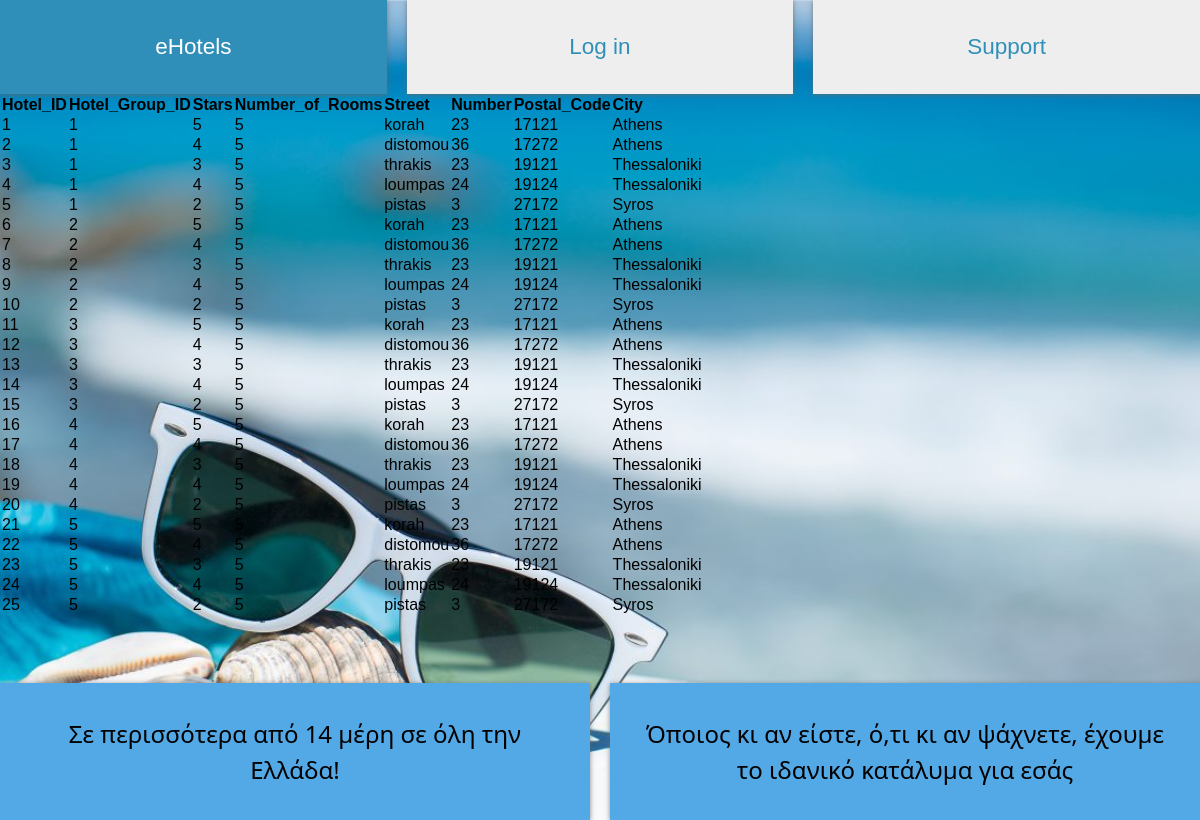
/Html,php/view_hotel2.php, run on the app's committed database.
### tables this page shows
CREATE TABLE `hotel` (
  `Hotel_id` int(11) NOT NULL,
  `Hotel_group_id` int(11) NOT NULL,
  `Stars` int(11) NOT NULL,
  `Number_of_rooms` int(11) NOT NULL,
  `Street` varchar(45) NOT NULL,
  `Number` int(11) NOT NULL,
  `City` varchar(45) NOT NULL,
  `Postal_code` int(11) NOT NULL
);

### Html,php/view_hotel2.php (the view, shortened to what this page needs)
<html lang="gre">
  <head>
    <?php include "cssCode.php" ?>
</head>
  <body>
    <div class="wrapper">
      <?php include "top_buttons.php"  ?>
<html>
<body>
<?php
$con = mysqli_connect("127.0.0.1","root","","test");
$result = mysqli_query($con,"SELECT * FROM hotel");
echo "<table align = 'center'>";
				echo "<tr>";
				echo "<td>";echo "<strong>";echo "Hotel_ID";echo "</strong>";echo "</td>";echo"</td>";
				echo "<td>";echo "<strong>";echo "Hotel_Group_ID";echo "</strong>";echo "</td>";echo"</td>";
				echo "<td>";echo "<strong>";echo "Stars";echo "</strong>";echo "</td>"; echo"</td>";
				echo "<td>";echo "<strong>";echo "Number_of_Rooms";echo "</strong>";echo "</td>";echo"</td>";
				echo "<td>";echo "<strong>";echo "Street";echo "</strong>";echo "</td>";         echo"</td>";
				echo "<td>";echo "<strong>";echo "Number";echo "</strong>";echo "</td>"; echo"</td>";
				echo "<td>";echo "<strong>";echo "Postal_Code";echo "</strong>";echo "</td>"; echo"</td>";
				echo "<td>";echo "<strong>";echo "City";echo "</strong>";echo "</td>"; echo"</td>";
				echo "</tr>";
				while($row = mysqli_fetch_array($result)) {
					echo "<tr>";
					echo "<td>"; echo $row['Hotel_id']; echo "</td>"; echo"</td>";
					echo "<td>"; echo $row['Hotel_group_id']; echo "</td>";echo"</td>";
					echo "<td>";echo $row['Stars'];echo "</td>"; echo"</td>";
					echo "<td>";echo $row['Number_of_rooms'];echo "</td>";echo"</td>";
					echo "<td>";echo $row['Street'];echo "</td>";        echo"</td>";
					echo "<td>";echo $row['Number'];echo "</td>"; echo"</td>";
					echo "<td>";echo $row['Postal_code'];echo "</td>"; echo"</td>";
					echo "<td>";echo $row['City'];echo "</td>"; echo"</td>";
					echo "</tr>";
				}
				echo "</table>";
				?>
				</body>
				</html>
				<?php include "bottom_buttons.php" ?>
    </div>
  </body>
  </html>

### Html,php/w3.css (style rules this page uses)
:root { --primary:rgb(83, 168, 230); --dark:rgb(48, 143, 184); --light:#fff; --shadow:0 1px 5px rgba(104,104,104, 0.8); --advancedSearch:#eee; }
html { box-sizing:border-box }
*,*:before,*:after { box-sizing:inherit }
html { -ms-text-size-adjust:100%;-webkit-text-size-adjust:100% }
body { margin:0 }
html,body { font-family:Verdana,sans-serif;font-size:15px;line-height:1.5 }
html { overflow-x:hidden }

### Html,php/eHotels.css (style rules this page uses)
:root { --primary:rgb(83, 168, 230); --dark:rgb(48, 143, 184); --light:#fff; --shadow:0 1px 5px rgba(104,104,104, 0.8); --advancedSearch:rgb(0, 0, 0); }
* { margin:0; padding:0; }
body { background-color:rgb(251, 253, 255); background: url("./image/eHotels.jpg"); background-size: cover; background-position: bottom; }

### Html,php/checkbox.css (style rules this page uses)
:root { --primary:rgb(83, 168, 230); --dark:rgb(48, 143, 184); --light:#fff; --shadow:0 1px 5px rgba(104,104,104, 0.8); }

### data on the page
hotel: Hotel_id "1", Hotel_group "1", Stars "5", Number_of_rooms "5", Street "korah", Number "23", Postal_code "17121", City "Athens"
hotel: Hotel_id "2", Hotel_group "1", Stars "4", Number_of_rooms "5", Street "distomou", Number "36", Postal_code "17272", City "Athens"
hotel: Hotel_id "3", Hotel_group "1", Stars "3", Number_of_rooms "5", Street "thrakis", Number "23", Postal_code "19121", City "Thessaloniki"
hotel: Hotel_id "4", Hotel_group "1", Stars "4", Number_of_rooms "5", Street "loumpas", Number "24", Postal_code "19124", City "Thessaloniki"
hotel: Hotel_id "5", Hotel_group "1", Stars "2", Number_of_rooms "5", Street "pistas", Number "3", Postal_code "27172", City "Syros"
hotel: Hotel_id "6", Hotel_group "2", Stars "5", Number_of_rooms "5", Street "korah", Number "23", Postal_code "17121", City "Athens"
hotel: Hotel_id "7", Hotel_group "2", Stars "4", Number_of_rooms "5", Street "distomou", Number "36", Postal_code "17272", City "Athens"
hotel: Hotel_id "8", Hotel_group "2", Stars "3", Number_of_rooms "5", Street "thrakis", Number "23", Postal_code "19121", City "Thessaloniki"
hotel: Hotel_id "9", Hotel_group "2", Stars "4", Number_of_rooms "5", Street "loumpas", Number "24", Postal_code "19124", City "Thessaloniki"
hotel: Hotel_id "10", Hotel_group "2", Stars "2", Number_of_rooms "5", Street "pistas", Number "3", Postal_code "27172", City "Syros"
hotel: Hotel_id "11", Hotel_group "3", Stars "5", Number_of_rooms "5", Street "korah", Number "23", Postal_code "17121", City "Athens"
hotel: Hotel_id "12", Hotel_group "3", Stars "4", Number_of_rooms "5", Street "distomou", Number "36", Postal_code "17272", City "Athens"
hotel: Hotel_id "13", Hotel_group "3", Stars "3", Number_of_rooms "5", Street "thrakis", Number "23", Postal_code "19121", City "Thessaloniki"
hotel: Hotel_id "14", Hotel_group "3", Stars "4", Number_of_rooms "5", Street "loumpas", Number "24", Postal_code "19124", City "Thessaloniki"
hotel: Hotel_id "15", Hotel_group "3", Stars "2", Number_of_rooms "5", Street "pistas", Number "3", Postal_code "27172", City "Syros"
hotel: Hotel_id "16", Hotel_group "4", Stars "5", Number_of_rooms "5", Street "korah", Number "23", Postal_code "17121", City "Athens"
hotel: Hotel_id "17", Hotel_group "4", Stars "4", Number_of_rooms "5", Street "distomou", Number "36", Postal_code "17272", City "Athens"
hotel: Hotel_id "18", Hotel_group "4", Stars "3", Number_of_rooms "5", Street "thrakis", Number "23", Postal_code "19121", City "Thessaloniki"
hotel: Hotel_id "19", Hotel_group "4", Stars "4", Number_of_rooms "5", Street "loumpas", Number "24", Postal_code "19124", City "Thessaloniki"
hotel: Hotel_id "20", Hotel_group "4", Stars "2", Number_of_rooms "5", Street "pistas", Number "3", Postal_code "27172", City "Syros"
hotel: Hotel_id "21", Hotel_group "5", Stars "5", Street "korah", Number "23", Postal_code "17121", City "Athens"
hotel: Hotel_id "22", Hotel_group "5", Stars "4", Number_of_rooms "5", Street "distomou", Number "36", Postal_code "17272", City "Athens"
hotel: Hotel_id "23", Hotel_group "5", Stars "3", Number_of_rooms "5", Street "thrakis", Number "23", Postal_code "19121", City "Thessaloniki"
hotel: Hotel_id "24", Hotel_group "5", Stars "4", Number_of_rooms "5", Street "loumpas", Number "24", Postal_code "19124", City "Thessaloniki"
hotel: Hotel_id "25", Hotel_group "5", Stars "2", Number_of_rooms "5", Street "pistas", Number "3", Postal_code "27172", City "Syros"

### other printed values
$loggedInAs "Log in"
